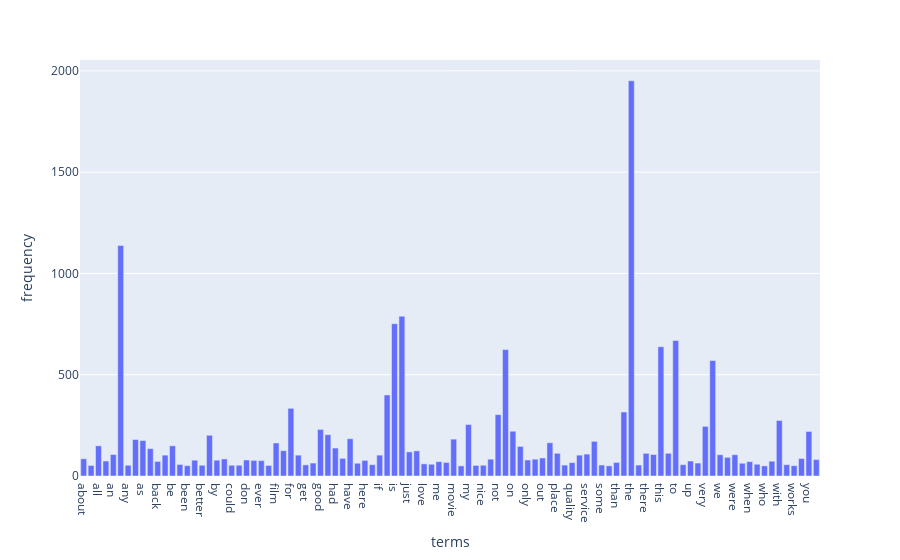

Notebook cell for this chart:
### Code cell
# (Exercise 14) reduce the number of terms and see the distribution.

# Note that here I choose the largest 2% of data.

q_98 = np.percentile(term_frequencies,98)
mask = term_frequencies > q_98
x = count_vect.get_feature_names_out()[mask]
y = term_frequencies[mask]

df_ = {"terms": x,
      "frequency": y}
fig = px.bar(df_, x = 'terms', y = 'frequency')  
fig.show()

print("The distribution that term frequency larger than 98% data (Top 2%), total number is", len(x))

### Figure 1 — Plotly figure (JSON) as saved in the notebook; plotly's stock layout.template omitted (floating-point values rounded to 4 significant figures)
{"data": [{"alignmentgroup": "True", "hovertemplate": "terms=%{x}<br>frequency=%{y}<extra></extra>", "legendgroup": "", "marker": {"color": "#636efa", "pattern": {"shape": ""}}, "name": "", "offsetgroup": "", "orientation": "v", "showlegend": false, "textposition": "auto", "type": "bar", "x": ["about", "after", "all", "also", "an", "and", "any", "are", "as", "at", "back", "bad", "be", "because", "been", "best", "better", "but", "by", "can", "could", "do", "don", "even", "ever", "excellent", "film", "food", "for", "from", "get", "go", "good", "great", "had", "has", "have", "he", "here", "how", "if", "in", "is", "it", "just", "like", "love", "made", "me", "more", "movie", "much", "my", "never", "nice", "no", "not", "of", "on", "one", "only", "or", "out", "phone", "place", "product", "quality", "really", "service", "so", "some", "sound", "than", "that", "the", "their", "there", "they", "this", "time", "to", "too", "up", "ve", "very", "was", "we", "well", "were", "what", "when", "which", "who", "will", "with", "work", "works", "would", "you", "your"], "xaxis": "x", "y": [85, 52, 149, 74, 106, 1138, 53, 180, 175, 135, 72, 103, 149, 57, 51, 78, 53, 201, 78, 84, 53, 53, 79, 77, 76, 52, 163, 125, 334, 103, 55, 64, 230, 204, 138, 87, 184, 63, 77, 56, 103, 400, 752, 789, 119, 124, 60, 58, 71, 67, 182, 50, 254, 52, 53, 83, 303, 624, 221, 146, 79, 83, 89, 164, 112, 54, 66, 103, 108, 171, 54, 50, 67, 316, 1951, 54, 112, 106, 638, 112, 669, 56, 74, 64, 245, 570, 105, 92, 105, 63, 71, 58, 50, 73, 274, 56, 51, 86, 220, 81], "yaxis": "y"}], "layout": {"barmode": "relative", "legend": {"tracegroupgap": 0}, "margin": {"t": 60}, "xaxis": {"anchor": "y", "domain": [0, 1], "title": {"text": "terms"}}, "yaxis": {"anchor": "x", "domain": [0, 1], "title": {"text": "frequency"}}}}
